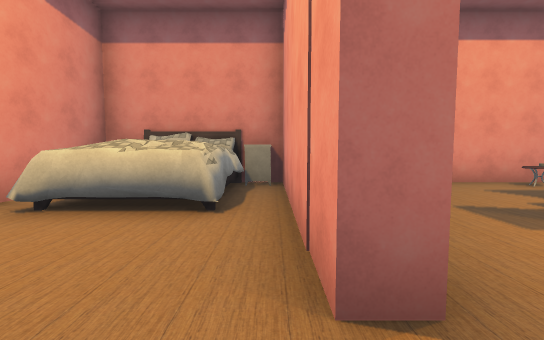
View 1 (above)

19 first-person views from a walk through a Unity game level. The camera is 1.5 m above the floor, tilts 4° down and sees 90° across. The floor is counted in squares, 2 m on a side. Each view is taken from the middle of a square. On the plan, view 1 faces up. The plan holds only what a view shows up to about 10 squares ahead; the rest is blank. The player character is not drawn. Some animated figures are not drawn. Some surface patterns are stand-ins.

View 2
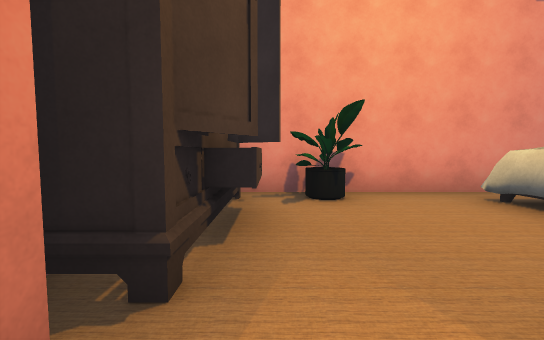

View 3
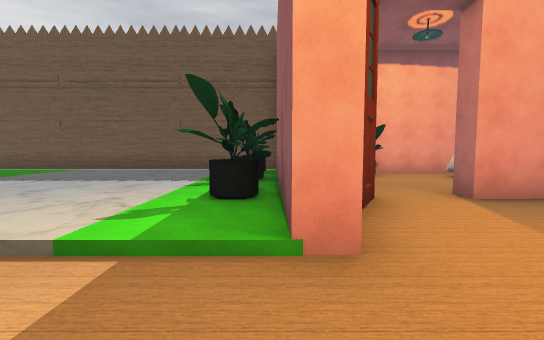

View 4
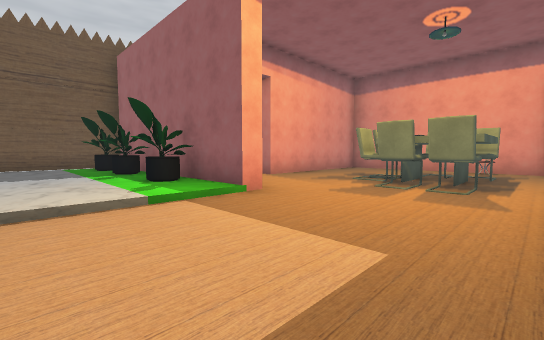

View 5
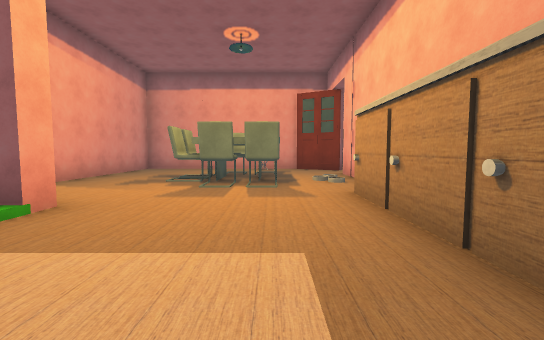

View 6
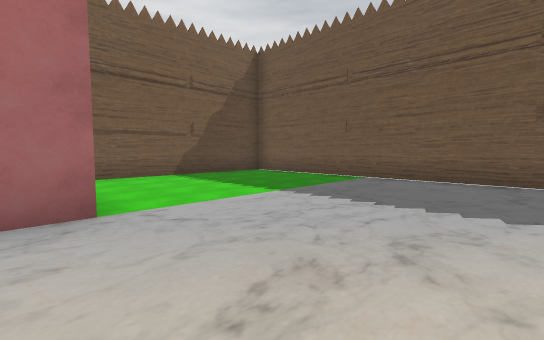

View 7
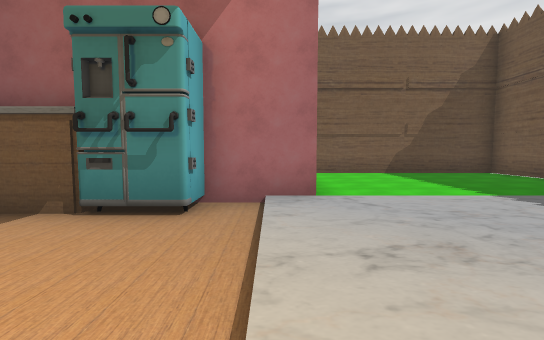

View 8
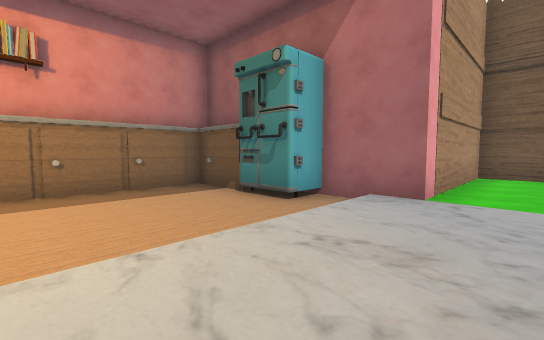

View 9
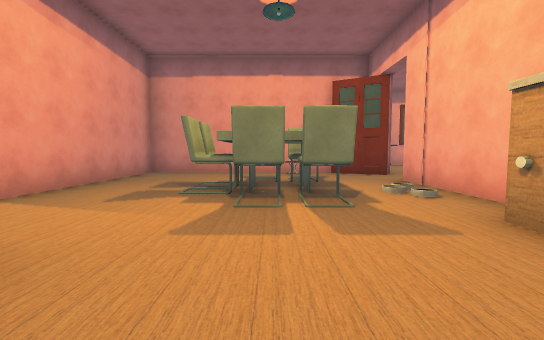

View 10
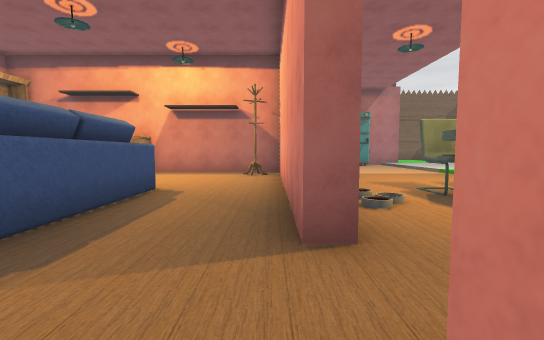

View 11
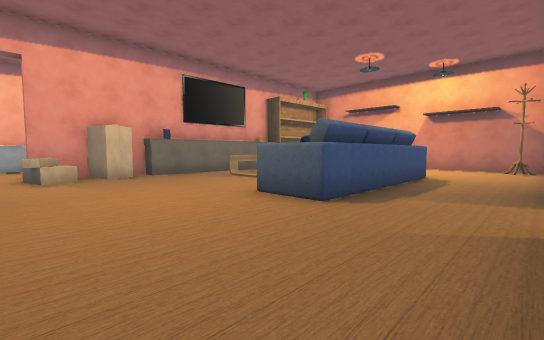

View 12
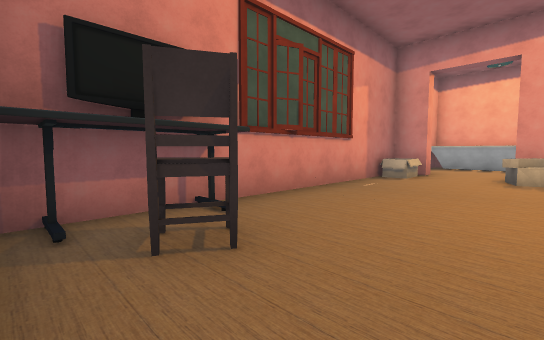

View 13
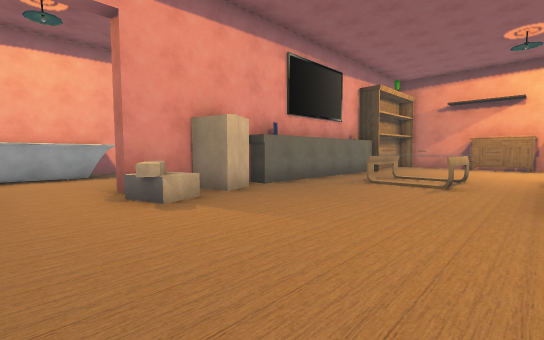

View 14
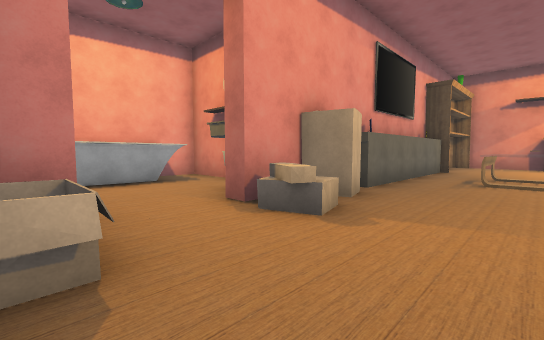

View 15
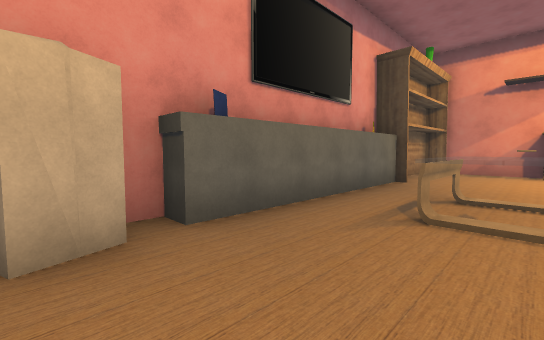

View 16
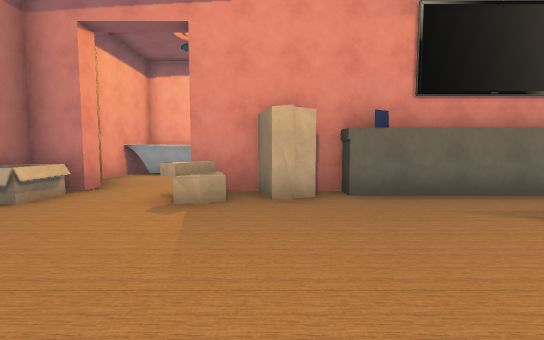

View 17
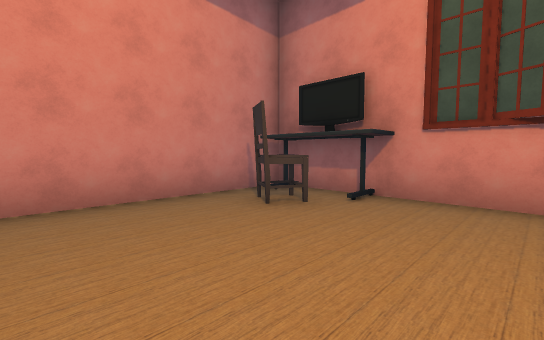

View 18
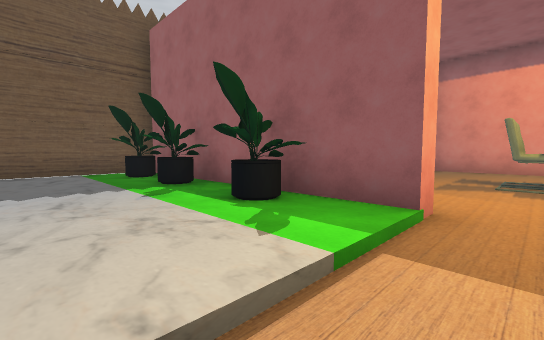

View 19
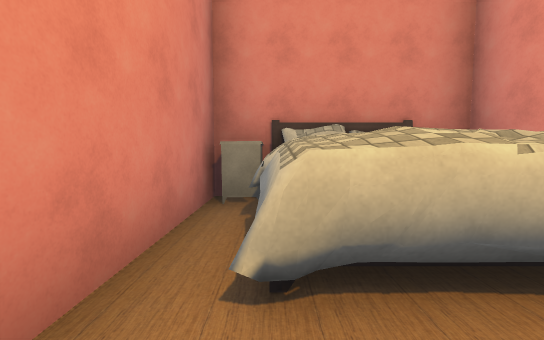

### Floor plan
Key: @ floor where view 1 was taken; # wall or solid block; . main floor; : floor 0.25 m higher than the main floor; / step, stairs or slope; ^ raised ledge; C cabinet; U counter; B bowl; F fridge; R rack; H chair; S sink; O other object.
Columns run from 5 left of view 1 to 23 right of it. Each row starts with its distance up from view 1.
 12               ###############
 11               O#O.....O#O..O
 10              #.H...........O
  9              #.............O
  8              #........O#O..O#
  7  #############.........OOS..#
  6  #COCC#....O.O.........#   ##
  5  #O O.#....O.....#.....#
  4  #OOO.#...OO.....#..^^.#
  3  #....#..OO...#..#..O^.#
  2  #....#..OO..B#..#..^..
  1  #O.......OO..#..#.....
  0  #OO.@.......U#........#
 -1 ##OOO##O#....#.........#
 -2 #:#:#:##/...U#.........#
 -3 #:::::##/....##R...CC..O
 -4 #:::::::/....U#########
 -5 #:::::::/....U
 -6 #:::::::/....#
 -7 #:::::::/....U
 -8 #:::::::/#FU##
 -9 #:::::::##
-10 #:::::::#
-11 #:::::::#
-12 #:::::::#
-13 #:::::::#
-14 #########

Positions as (right, up) in squares from view 1, and headings:
1: (0, 0), facing up
2: (1, 0), facing left
3: (5, -2), facing left
4: (7, -5), facing up-left
5: (6, -5), facing up
6: (3, -5), facing down-left
7: (3, -4), facing down
8: (1, -4), facing down-right
9: (5, -3), facing up
10: (9, 6), facing down
11: (9, 9), facing down-right
12: (9, 8), facing up-right
13: (13, 10), facing down-right
14: (15, 11), facing down-right
15: (15, 7), facing down-right
16: (13, 7), facing right
17: (13, 7), facing up-left
18: (4, -5), facing up-left
19: (-3, 2), facing up
